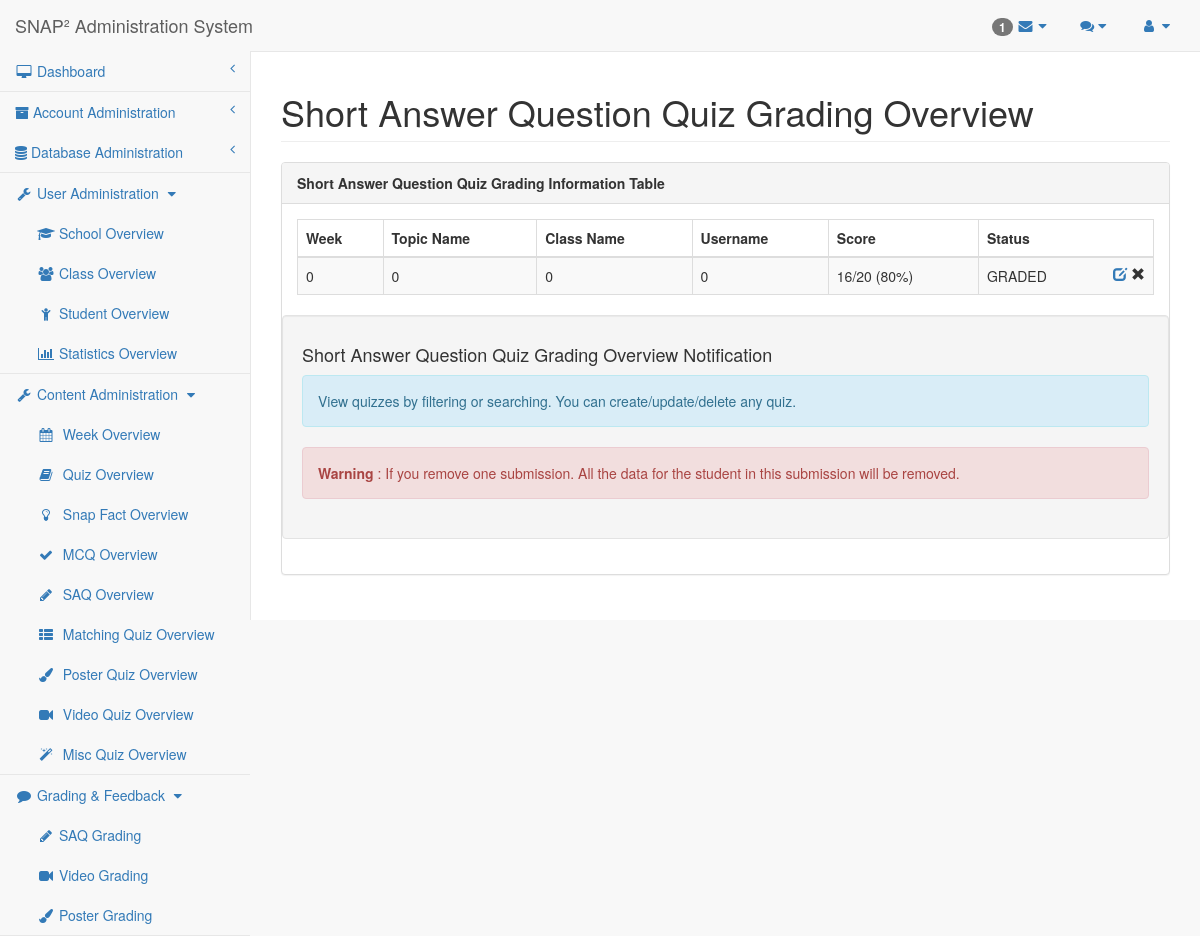
The page /researcher/saq-grading.php (signed in) on the database its author committed.
### tables this page shows
CREATE TABLE `quiz_record` (
  `QuizID` mediumint(9) NOT NULL DEFAULT 0,
  `StudentID` mediumint(9) NOT NULL DEFAULT 0,
  `Status` enum('UNSUBMITTED','UNGRADED','GRADED') DEFAULT 'GRADED',
  `Viewed` tinyint(1) DEFAULT 0,
  `Grade` mediumint(9) DEFAULT 0,
  PRIMARY KEY (`QuizID`,`StudentID`),
  KEY `Quiz_Record_StudentID_FK` (`StudentID`),
  CONSTRAINT `Quiz_Record_QuizID_FK` FOREIGN KEY (`QuizID`) REFERENCES `quiz` (`QuizID`) ON DELETE CASCADE ON UPDATE CASCADE,
  CONSTRAINT `Quiz_Record_StudentID_FK` FOREIGN KEY (`StudentID`) REFERENCES `student` (`StudentID`) ON DELETE CASCADE ON UPDATE CASCADE
);

### researcher/saq-grading.php (called while the page is built)
<?php
require_once('saq-grading-template.php');
?>

### researcher/researcher-lib.php (called while the page is built, shortened)
<?php
require_once("../mysql-lib.php");
$pageName = basename($_SERVER['SCRIPT_FILENAME'], '.php');
$pageNameForView = getPageNameForView($pageName);
function getPageNameForView($pageName)
{
    $pageNameForView = str_replace('-', ' ', str_replace('editor', '', $pageName));
    $pageNameForView = str_replace('mcq', 'Multiple Choice Quiz', $pageNameForView);
    if (strpos($pageName, 'saq') !== false) {
        $pageNameForView = str_replace('saq', 'Short Answer Question Quiz', $pageNameForView);
        return ucwords($pageNameForView);
    }
    return ucwords($pageNameForView);
}
?>

### mysql-lib.php (called while the page is built, shortened)
<?php
function db_close(PDO $conn)
{
    $conn = null;
}
function getQuizPoints(PDO $conn, $quizID)
{
    $pointsBySection = array('MCQ', 'Matching', 'Poster', 'Misc');
    $pointsByQuestion = array('SAQ', 'Video', 'Image');
    $points = 0;
    $quizTypeSql = "SELECT COUNT(*) FROM Quiz WHERE QuizID = ?";
    $quizTypeQuery = $conn->prepare($quizTypeSql);
    $quizTypeQuery->execute(array($quizID));
    if ($quizTypeQuery->fetchColumn() > 0) {
        $quizTypeSql = "SELECT QuizType FROM Quiz WHERE QuizID = ?";
        $quizTypeQuery = $conn->prepare($quizTypeSql);
        $quizTypeQuery->execute(array($quizID));
        $quizTypeResult = $quizTypeQuery->fetch(PDO::FETCH_OBJ);
        $quizType = $quizTypeResult->QuizType;
        if (in_array($quizType, $pointsBySection)) {
            $pointsSql = "SELECT Points AS SumPoints FROM Quiz NATURAL JOIN " . $quizType . "_Section WHERE QuizID = ?";
        } else if (in_array($quizType, $pointsByQuestion)) {
            $pointsSql = "SELECT SUM(Points) AS SumPoints FROM Quiz NATURAL JOIN SAQ_Section NATURAL JOIN SAQ_Question WHERE QuizID = ?";
        } else {
            throw new Exception("Unexpected Quiz Type. QuizID: " . $quizID);
        }
        $pointsQuery = $conn->prepare($pointsSql);
        $pointsQuery->execute(array($quizID));
        $pointsResult = $pointsQuery->fetch(PDO::FETCH_OBJ);
        if (strlen($pointsResult->SumPoints) > 0) {
            $points = $pointsResult->SumPoints;
        }
    }
    return $points;
}
function getQuizStatus(PDO $conn, $quizID, $studentID)
{
    $statusSql = "SELECT COUNT(*) FROM Quiz_Record
					  WHERE QuizID = ? AND StudentID = ?";
    $statusQuery = $conn->prepare($statusSql);
    $statusQuery->execute(array($quizID, $studentID));
    if ($statusQuery->fetchColumn() == 1) {
        $statusSql = "SELECT `Status` FROM Quiz_Record
						  WHERE QuizID = ? AND StudentID = ?";
        $statusQuery = $conn->prepare($statusSql);
        $statusQuery->execute(array($quizID, $studentID));
        $statusResult = $statusQuery->fetch(PDO::FETCH_OBJ);
        return $statusResult->Status;
    } else {
        return "UNANSWERED";
    }
}
function getSAQLikeSubmissions(PDO $conn, $typeIndicator)
{
    $quizSql = "SELECT * FROM Quiz_Record NATURAL JOIN Quiz NATURAL JOIN Learning_Material NATURAL JOIN Student NATURAL JOIN Class NATURAL JOIN Topic WHERE QuizType = 'SAQ' AND (`Status` = 'UNGRADED' OR `Status` = 'GRADED') AND $typeIndicator ";
    $quizQuery = $conn->prepare($quizSql);
    $quizQuery->execute();
    $quizResult = $quizQuery->fetchAll(PDO::FETCH_OBJ);
    return $quizResult;
}
function getSAQSubmissions(PDO $conn)
{
    return getSAQLikeSubmissions($conn, "Excluded != " . EXCLUDED_VIDEO . " AND Excluded != " . EXCLUDED_IMAGE);
}

### researcher/saq-grading-template.php (the view, shortened to what this page needs)
<?php
require_once("../mysql-lib.php");
require_once("researcher-lib.php");
$columnName = array('QuizID', 'Week', 'StudentID', 'TopicName', 'ClassName', 'Username');
try {
    $conn = db_connect();
} catch (Exception $e) {
    debug_err($e);
}
try {
    if (SAQ_LIKE_SUBMISSION_TYPE == 'saq') {
        $submissionResult = getSAQSubmissions($conn);
    } else if (SAQ_LIKE_SUBMISSION_TYPE == 'video') {
        $submissionResult = getVideoSubmissions($conn);
    } else if (SAQ_LIKE_SUBMISSION_TYPE == 'image') {
        $submissionResult = getImageSubmissions($conn);
    } else if (SAQ_LIKE_SUBMISSION_TYPE == 'poster') {
        $submissionResult = getPosterSubmissions($conn);
    }
} catch (Exception $e) {
    debug_err($e);
}
?>
<!DOCTYPE html>
<html lang="en">
<?php require_once('header-lib.php'); ?>
<body>
<div id="wrapper">
    <?php require_once('navigation.php'); ?>
    <div id="page-wrapper">
        <div class="row">
            <div class="col-lg-12">
                <h1 class="page-header"><?php echo $pageNameForView; ?> Overview</h1>
            </div>
        </div>
        <div class="row">
            <div class="col-lg-12">
                <div class="panel panel-default">
                    <div class="panel-heading">
                        <?php echo $pageNameForView; ?> Information Table
                    </div>
                    <div class="panel-body">
                        <div class="dataTable_wrapper">
                            <table class="table table-striped table-bordered table-hover" id="datatables">
                                <thead>
                                <tr>
                                    <?php for ($i = 0; $i < count($columnName); $i++) { ?>
                                        <th <?php if ($i == 0 || $i == 2) {
                                            echo 'style="display:none"';
                                        } ?>><?php
                                            $parts = preg_split('/(?=[A-Z])/', $columnName[$i]);
                                            for($j=0;$j<count($parts);$j++){
                                                echo $parts[$j];
                                            } ?></th>
                                    <?php } ?>
                                    <th>Score</th>
                                    <th>Status</th>
                                </tr>
                                </thead>
                                <tbody>
                                <?php for ($i = 0; $i < count($submissionResult); $i++) {
                                    $quizID = $submissionResult[$i]->QuizID;
                                    $studentID = $submissionResult[$i]->StudentID; ?>
                                    <tr class="<?php if ($i % 2 == 0) {
                                        echo "odd";
                                    } else {
                                        echo "even";
                                    } ?>">
                                        <?php for ($j = 0; $j < count($columnName); $j++) { ?>
                                            <td <?php if ($j == 0 || $j == 2) {
                                                echo 'style="display:none"';
                                            } ?>>
                                                <?php if (strlen($submissionResult[$i]->$columnName[$j]) > 0) echo $submissionResult[$i]->$columnName[$j]; else echo 0; ?>
                                            </td>
                                        <?php } ?>
                                        <td>
                                            <?php
                                            $status = getQuizStatus($conn, $quizID, $studentID);
                                            if ($status == 'GRADED') {
                                                $stuQuizScore = $submissionResult[$i]->Grade;
                                                $quizPoints = getQuizPoints($conn, $quizID);
                                                echo $stuQuizScore . '/' . $quizPoints . '  (' . round(($stuQuizScore / $quizPoints * 100),2) . '%)';
                                            } else
                                                echo '-'; ?>
                                        </td>
                                        <td>
                                            <?php
                                            echo $status ?>
                                            <span class="glyphicon glyphicon-remove pull-right"
                                                  aria-hidden="true"></span>
                                            <span class="pull-right" aria-hidden="true">&nbsp;</span>
                                            <a href="saq-grader.php?quizID=<?php echo $quizID ?>&studentID=<?php echo $studentID ?>">
                                                <span class="glyphicon glyphicon-edit pull-right"
                                                      aria-hidden="true"></span></a>
                                        </td>
                                    </tr>
                                <?php } ?>
                                </tbody>
                            </table>
                        </div>
                        <div class="well row">
                            <h4><?php echo $pageNameForView; ?> Overview Notification</h4>
                            <div class="alert alert-info">
                                <p>View quizzes by filtering or searching. You can create/update/delete any quiz.</p>
                            </div>
                            <div class="alert alert-danger">
                                <p><strong>Warning</strong> : If you remove one submission. All the data for the student in this
                                    submission will be removed.
                            </div>
                        </div>
                    </div>
                </div>
            </div>
        </div>
    </div>
</div>
<?php require_once('sb-admin-lib.php'); ?>
</body>
</html>

### sb-admin/css/sb-admin-2.css (style rules this page uses)
body { background-color: #f8f8f8; }
#wrapper { width: 100%; }
#page-wrapper { padding: 0 15px; min-height: 568px; background-color: #fff; }
@media (min-width:768px) { #page-wrapper { position: inherit; margin: 0 0 0 250px; padding: 0 30px; border-left: 1px solid #e7e7e7; } }

### researcher/header-lib.php (style rules this page uses)
.panel-heading { font-weight: bold; }

### rows shown on the page
quiz_record: Grade "16", quizPoints "20", quizPoints "80", status "GRADED"

### other values the page prints
count($unreadComments) "1"
$userAdminPageArr[$i] "School"
$userAdminPageArr[$i] "Class"
$userAdminPageArr[$i] "Student"
$userAdminPageArr[$i] "Statistics"
$contentAdminPageArr[$i] "Week"
$contentAdminPageArr[$i] "Quiz"
$contentAdminPageArr[$i] "Snap Fact"
$contentAdminPageArr[$i] "MCQ"
$contentAdminPageArr[$i] "SAQ"
$contentAdminPageArr[$i] "Matching"
$contentAdminPageArr[$i] "Poster"
$contentAdminPageArr[$i] "Video"
$contentAdminPageArr[$i] "Misc"
$gradingPageArr[$i] "SAQ Grading"
